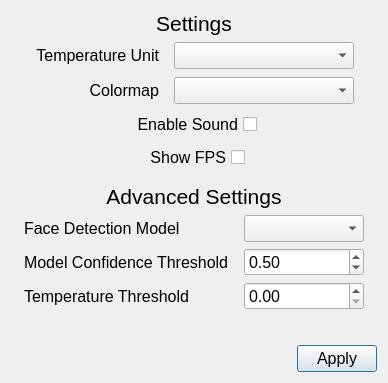
<?xml version="1.0" encoding="UTF-8"?>
<ui version="4.0">
 <class>Dialog</class>
 <widget class="QDialog" name="Dialog">
  <property name="geometry">
   <rect>
    <x>0</x>
    <y>0</y>
    <width>388</width>
    <height>383</height>
   </rect>
  </property>
  <property name="sizePolicy">
   <sizepolicy hsizetype="Fixed" vsizetype="Fixed">
    <horstretch>0</horstretch>
    <verstretch>0</verstretch>
   </sizepolicy>
  </property>
  <property name="windowTitle">
   <string>Dialog</string>
  </property>
  <layout class="QVBoxLayout" name="verticalLayout_2">
   <item>
    <widget class="QLabel" name="label">
     <property name="font">
      <font>
       <pointsize>16</pointsize>
      </font>
     </property>
     <property name="text">
      <string>Settings</string>
     </property>
     <property name="alignment">
      <set>Qt::AlignCenter</set>
     </property>
    </widget>
   </item>
   <item>
    <layout class="QVBoxLayout" name="verticalLayout">
     <property name="spacing">
      <number>8</number>
     </property>
     <item>
      <layout class="QGridLayout" name="gridLayout">
       <property name="horizontalSpacing">
        <number>15</number>
       </property>
       <property name="verticalSpacing">
        <number>8</number>
       </property>
       <item row="1" column="1">
        <widget class="QLabel" name="label_4">
         <property name="font">
          <font>
           <pointsize>12</pointsize>
          </font>
         </property>
         <property name="layoutDirection">
          <enum>Qt::LeftToRight</enum>
         </property>
         <property name="text">
          <string>Colormap</string>
         </property>
         <property name="alignment">
          <set>Qt::AlignRight|Qt::AlignTrailing|Qt::AlignVCenter</set>
         </property>
        </widget>
       </item>
       <item row="0" column="1">
        <widget class="QLabel" name="label_3">
         <property name="font">
          <font>
           <pointsize>12</pointsize>
          </font>
         </property>
         <property name="layoutDirection">
          <enum>Qt::LeftToRight</enum>
         </property>
         <property name="text">
          <string>Temperature Unit</string>
         </property>
         <property name="alignment">
          <set>Qt::AlignRight|Qt::AlignTrailing|Qt::AlignVCenter</set>
         </property>
        </widget>
       </item>
       <item row="0" column="2">
        <widget class="QComboBox" name="comboBox_temp_unit">
         <property name="sizePolicy">
          <sizepolicy hsizetype="Fixed" vsizetype="Fixed">
           <horstretch>0</horstretch>
           <verstretch>0</verstretch>
          </sizepolicy>
         </property>
         <property name="minimumSize">
          <size>
           <width>180</width>
           <height>0</height>
          </size>
         </property>
         <property name="maximumSize">
          <size>
           <width>180</width>
           <height>16777215</height>
          </size>
         </property>
         <property name="font">
          <font>
           <pointsize>12</pointsize>
          </font>
         </property>
        </widget>
       </item>
       <item row="1" column="2">
        <widget class="QComboBox" name="comboBox_colormap">
         <property name="sizePolicy">
          <sizepolicy hsizetype="Fixed" vsizetype="Fixed">
           <horstretch>0</horstretch>
           <verstretch>0</verstretch>
          </sizepolicy>
         </property>
         <property name="minimumSize">
          <size>
           <width>180</width>
           <height>0</height>
          </size>
         </property>
         <property name="maximumSize">
          <size>
           <width>180</width>
           <height>16777215</height>
          </size>
         </property>
         <property name="font">
          <font>
           <pointsize>12</pointsize>
          </font>
         </property>
        </widget>
       </item>
       <item row="1" column="0">
        <spacer name="horizontalSpacer">
         <property name="orientation">
          <enum>Qt::Horizontal</enum>
         </property>
         <property name="sizeHint" stdset="0">
          <size>
           <width>0</width>
           <height>20</height>
          </size>
         </property>
        </spacer>
       </item>
       <item row="1" column="3">
        <spacer name="horizontalSpacer_2">
         <property name="orientation">
          <enum>Qt::Horizontal</enum>
         </property>
         <property name="sizeHint" stdset="0">
          <size>
           <width>0</width>
           <height>20</height>
          </size>
         </property>
        </spacer>
       </item>
      </layout>
     </item>
     <item>
      <layout class="QHBoxLayout" name="horizontalLayout_7">
       <item>
        <spacer name="horizontalSpacer_5">
         <property name="orientation">
          <enum>Qt::Horizontal</enum>
         </property>
         <property name="sizeHint" stdset="0">
          <size>
           <width>0</width>
           <height>20</height>
          </size>
         </property>
        </spacer>
       </item>
       <item>
        <widget class="QCheckBox" name="checkBox_sound">
         <property name="font">
          <font>
           <pointsize>12</pointsize>
          </font>
         </property>
         <property name="layoutDirection">
          <enum>Qt::RightToLeft</enum>
         </property>
         <property name="text">
          <string>Enable Sound</string>
         </property>
        </widget>
       </item>
       <item>
        <spacer name="horizontalSpacer_6">
         <property name="orientation">
          <enum>Qt::Horizontal</enum>
         </property>
         <property name="sizeHint" stdset="0">
          <size>
           <width>0</width>
           <height>20</height>
          </size>
         </property>
        </spacer>
       </item>
      </layout>
     </item>
     <item>
      <layout class="QHBoxLayout" name="horizontalLayout_9">
       <item>
        <spacer name="horizontalSpacer_9">
         <property name="orientation">
          <enum>Qt::Horizontal</enum>
         </property>
         <property name="sizeHint" stdset="0">
          <size>
           <width>0</width>
           <height>20</height>
          </size>
         </property>
        </spacer>
       </item>
       <item>
        <widget class="QCheckBox" name="checkBox_fps">
         <property name="font">
          <font>
           <pointsize>12</pointsize>
          </font>
         </property>
         <property name="layoutDirection">
          <enum>Qt::RightToLeft</enum>
         </property>
         <property name="text">
          <string>Show FPS</string>
         </property>
        </widget>
       </item>
       <item>
        <spacer name="horizontalSpacer_10">
         <property name="orientation">
          <enum>Qt::Horizontal</enum>
         </property>
         <property name="sizeHint" stdset="0">
          <size>
           <width>0</width>
           <height>20</height>
          </size>
         </property>
        </spacer>
       </item>
      </layout>
     </item>
    </layout>
   </item>
   <item>
    <spacer name="verticalSpacer_2">
     <property name="orientation">
      <enum>Qt::Vertical</enum>
     </property>
     <property name="sizeType">
      <enum>QSizePolicy::Fixed</enum>
     </property>
     <property name="sizeHint" stdset="0">
      <size>
       <width>20</width>
       <height>8</height>
      </size>
     </property>
    </spacer>
   </item>
   <item>
    <widget class="QLabel" name="label_6">
     <property name="font">
      <font>
       <pointsize>16</pointsize>
      </font>
     </property>
     <property name="text">
      <string>Advanced Settings</string>
     </property>
     <property name="alignment">
      <set>Qt::AlignCenter</set>
     </property>
    </widget>
   </item>
   <item>
    <layout class="QHBoxLayout" name="horizontalLayout_4">
     <item>
      <spacer name="horizontalSpacer_3">
       <property name="orientation">
        <enum>Qt::Horizontal</enum>
       </property>
       <property name="sizeHint" stdset="0">
        <size>
         <width>0</width>
         <height>0</height>
        </size>
       </property>
      </spacer>
     </item>
     <item>
      <layout class="QGridLayout" name="gridLayout_2">
       <property name="horizontalSpacing">
        <number>15</number>
       </property>
       <item row="2" column="1">
        <widget class="QDoubleSpinBox" name="doubleSpinBox_temp_thresh">
         <property name="font">
          <font>
           <pointsize>12</pointsize>
          </font>
         </property>
         <property name="maximum">
          <double>1000.000000000000000</double>
         </property>
        </widget>
       </item>
       <item row="0" column="1">
        <widget class="QComboBox" name="comboBox_model">
         <property name="minimumSize">
          <size>
           <width>120</width>
           <height>0</height>
          </size>
         </property>
         <property name="font">
          <font>
           <pointsize>12</pointsize>
          </font>
         </property>
        </widget>
       </item>
       <item row="2" column="0">
        <widget class="QLabel" name="label_7">
         <property name="font">
          <font>
           <pointsize>12</pointsize>
          </font>
         </property>
         <property name="text">
          <string>Temperature Threshold</string>
         </property>
        </widget>
       </item>
       <item row="0" column="0">
        <widget class="QLabel" name="label_2">
         <property name="font">
          <font>
           <pointsize>12</pointsize>
          </font>
         </property>
         <property name="text">
          <string>Face Detection Model</string>
         </property>
        </widget>
       </item>
       <item row="1" column="0">
        <widget class="QLabel" name="label_8">
         <property name="font">
          <font>
           <pointsize>12</pointsize>
          </font>
         </property>
         <property name="text">
          <string>Model Confidence Threshold</string>
         </property>
        </widget>
       </item>
       <item row="1" column="1">
        <widget class="QDoubleSpinBox" name="doubleSpinBox_confidence_thresh">
         <property name="font">
          <font>
           <pointsize>12</pointsize>
          </font>
         </property>
         <property name="maximum">
          <double>1.000000000000000</double>
         </property>
         <property name="singleStep">
          <double>0.010000000000000</double>
         </property>
         <property name="value">
          <double>0.500000000000000</double>
         </property>
        </widget>
       </item>
      </layout>
     </item>
     <item>
      <spacer name="horizontalSpacer_4">
       <property name="orientation">
        <enum>Qt::Horizontal</enum>
       </property>
       <property name="sizeHint" stdset="0">
        <size>
         <width>0</width>
         <height>0</height>
        </size>
       </property>
      </spacer>
     </item>
    </layout>
   </item>
   <item>
    <spacer name="verticalSpacer">
     <property name="orientation">
      <enum>Qt::Vertical</enum>
     </property>
     <property name="sizeHint" stdset="0">
      <size>
       <width>20</width>
       <height>0</height>
      </size>
     </property>
    </spacer>
   </item>
   <item>
    <layout class="QHBoxLayout" name="horizontalLayout_8">
     <item>
      <spacer name="horizontalSpacer_7">
       <property name="orientation">
        <enum>Qt::Horizontal</enum>
       </property>
       <property name="sizeHint" stdset="0">
        <size>
         <width>40</width>
         <height>20</height>
        </size>
       </property>
      </spacer>
     </item>
     <item>
      <widget class="QPushButton" name="pushButton_apply">
       <property name="font">
        <font>
         <pointsize>12</pointsize>
        </font>
       </property>
       <property name="text">
        <string>Apply</string>
       </property>
      </widget>
     </item>
    </layout>
   </item>
  </layout>
 </widget>
 <resources/>
 <connections/>
</ui>
